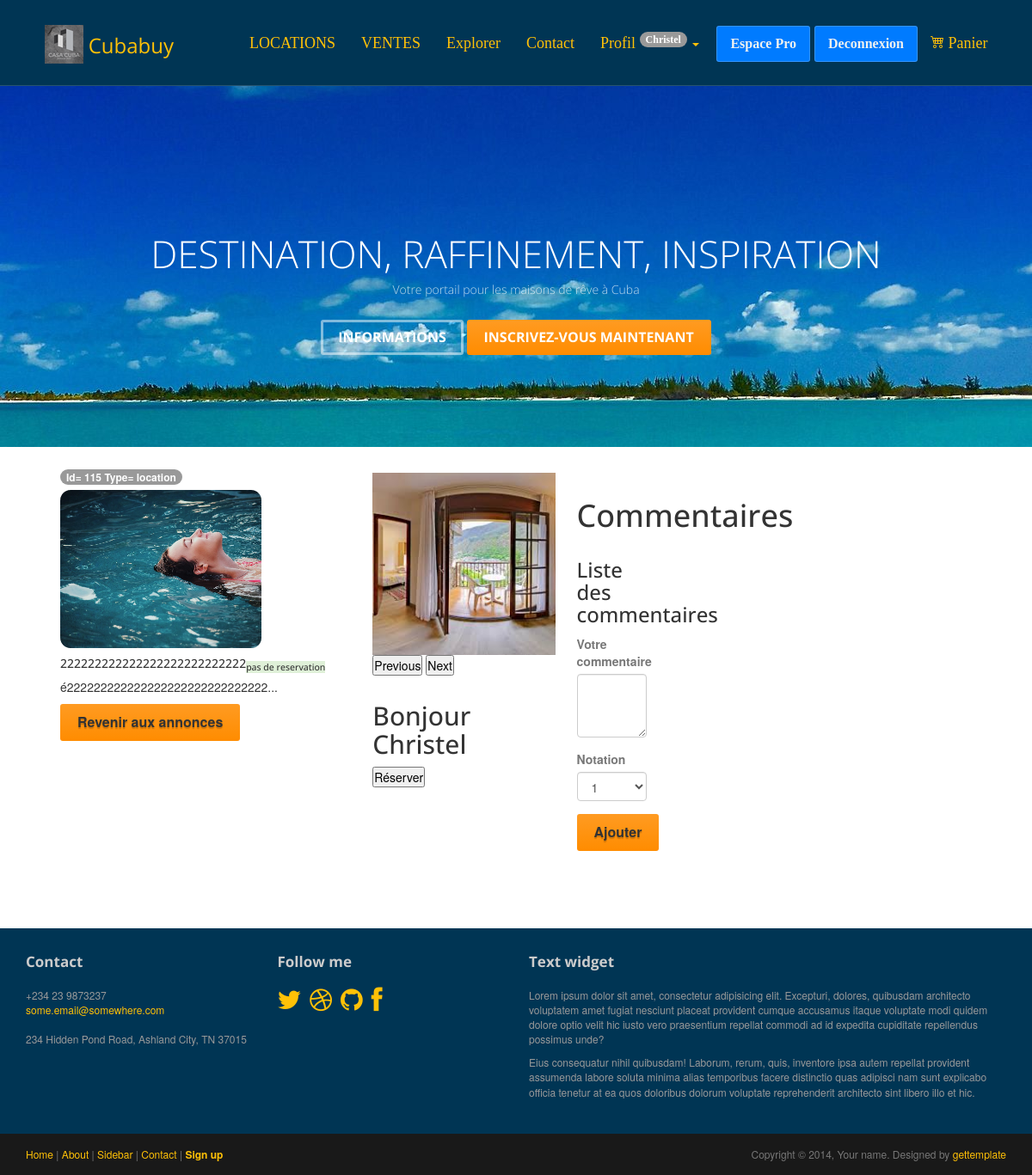
The app's page /showAnnonce.php?annonce=115 (signed in), older data.
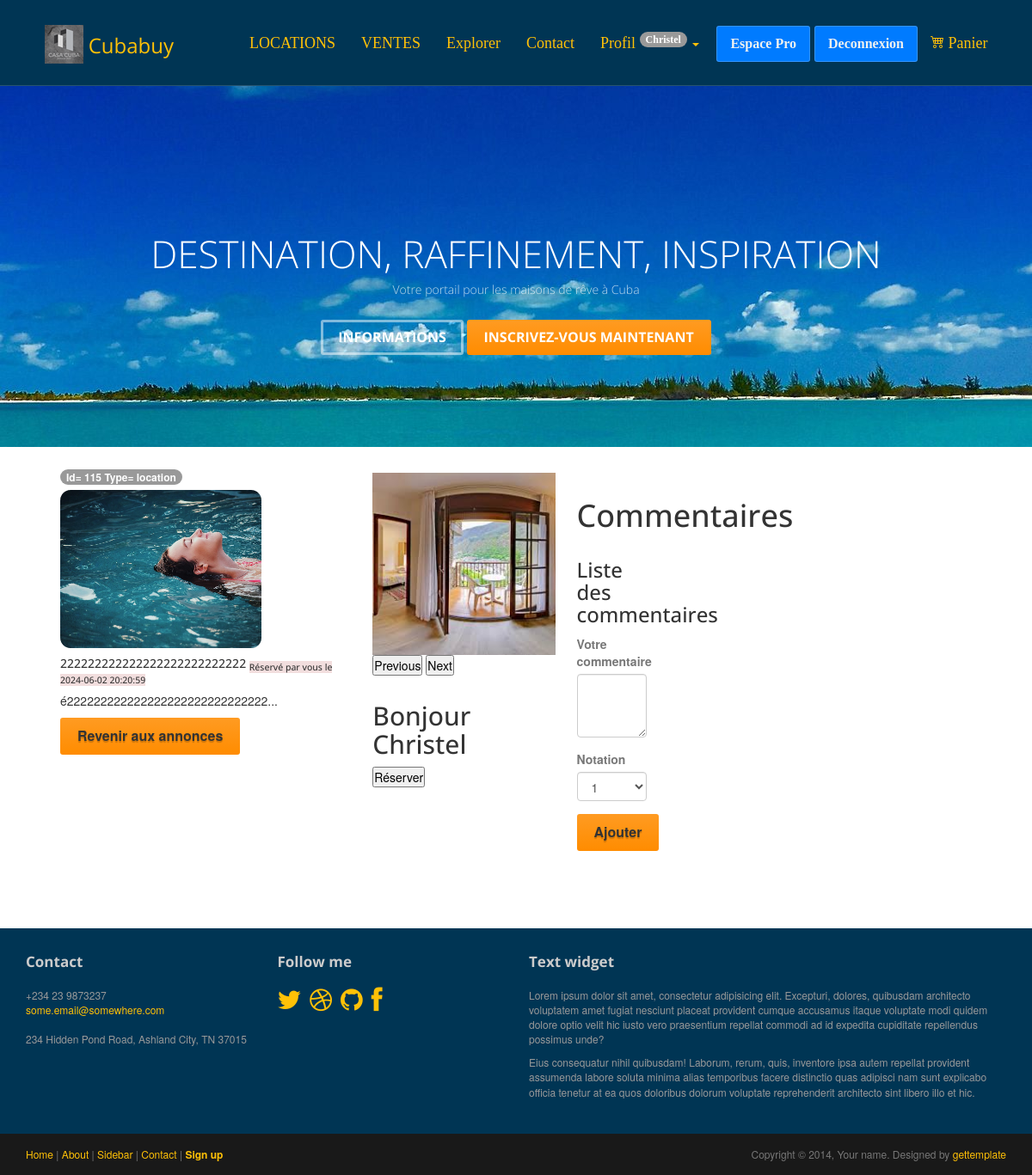
The same page, newer data.
### tables this page shows
CREATE TABLE `advert` (
  `id_advert` int NOT NULL,
  `photo` varchar(255) DEFAULT NULL,
  `title` varchar(100) NOT NULL,
  `description` text NOT NULL,
  `postal_code` varchar(50) NOT NULL,
  `city` varchar(50) NOT NULL,
  `type` enum('achat','location') NOT NULL,
  `price` float NOT NULL,
  `reservation_message` text,
  `is_reserved` tinyint(1) DEFAULT '0',
  `id_advert_image` int DEFAULT NULL
);

CREATE TABLE `reservations` (
  `id_reservation` int NOT NULL,
  `id_annonce` int NOT NULL,
  `id_utilisateur` int NOT NULL,
  `date_reservation` datetime NOT NULL DEFAULT CURRENT_TIMESTAMP,
  `date_arrivee` date NOT NULL,
  `date_depart` date NOT NULL,
  `nombre_personnes` int NOT NULL,
  `etat_reservation` varchar(20) NOT NULL DEFAULT 'en attente'
);

### inc/funtions.inc.php (called while the page is built, shortened)
<?php
function connexionBdd()
{
    $dsn = "mysql:host=" . DBHOST . ";dbname=" . DBNAME . ";charset=utf8";
    try {
        $pdo = new PDO($dsn, DBUSER, DBPASS);
        $pdo->setAttribute(PDO::ATTR_ERRMODE, PDO::ERRMODE_EXCEPTION);
        $pdo->setAttribute(PDO::ATTR_DEFAULT_FETCH_MODE, PDO::FETCH_ASSOC);
    } catch (PDOException $e) {
        die($e->getMessage());
    }
    return $pdo;
}
function showAnonnce($id_advert)
{
    $pdo = connexionBdd();
    $sql = $pdo->prepare("SELECT * FROM advert WHERE id_advert = :id_advert");
    $sql->bindParam(':id_advert', $id_advert);
    $sql->execute();
    $annoce = $sql->fetch();
    return $annoce;
}
function showReservations($id_utilisateur = null)
{
    if(!$id_utilisateur){
        $pdo = connexionBdd();
        $sql = $pdo->prepare("SELECT * FROM reservations");
        $sql->execute();
        $reservation = $sql->fetchAll();
        return $reservation;
    }
    else{
    $pdo = connexionBdd();
    $sql = $pdo->prepare("SELECT * FROM reservations WHERE id_utilisateur  = :id_utilisateur ");
    $sql->bindParam(':id_utilisateur', $id_utilisateur, PDO::PARAM_INT);
    $sql->execute();
    $reservation = $sql->fetchAll();
    return $reservation;
    }
}

### showAnnonce.php (the view, shortened to what the changed rows need)
<?php
require_once "inc/header.inc.php";
$id_advert = $_GET['annonce'];
$annonce = showAnonnce($id_advert);
if (!empty($_SESSION['user'])) {
    $reservations = showReservations($_SESSION['user']['id_user']);
    foreach ($reservations as $reservation) {
        $id_annonce = $reservation['id_annonce'];
        if ($reservation['id_annonce'] == $id_advert) {
            $date_reservation = $reservation['date_reservation'];
            break;
        }
    }
}
?>
<main class="maincontent">
    <section class=" margin-content ">
        <div class="row d-flex justify-content-center m-auto">
            <div class="col-lg-4 col-md-4 col-sm-12 mb-4">
                <div class="card">
                    <div> <sup class="badge rounded-pill text-bg-danger ms-1 fs-16"><?= 'Id= ' .  $annonce['id_advert'] . "  "  . 'Type= ' . $annonce['type'] ?></sup></div>
                    <img src="<?= RACINE_SITE . "assets/img/" . $annonce['photo'] ?>" class="card-img-top" alt="image de <?= $annonce['title']  ?>">
                    <div class="card-body">
                        <?php
                        if (!empty($_SESSION['user'])) {
                            if ($annonce['id_advert'] == $id_annonce) {
                                echo "<h5 class='card-title'>" . $annonce['title'] . " <sub class='bg-danger text-white rounded px-1'>Réservé par vous le $date_reservation</sub></h5>";
                            } else {
                                echo "<h5 class='card-title'>" . $annonce['title'] . "<sub class='bg-success text-white rounded px-1'>pas de reservation</sub></h5>";
                            }
                        } else {
                            echo "<h5 class='card-title'>" . $annonce['title'] . "<sub class='bg-success text-white rounded px-1'></sub></h5>";
                        }
                        ?>
                        <p class="card-text"><?= substr($annonce['description'], 0, 100) ?>...</p>
                        <div class="buttons">
                            <a href="<?= RACINE_SITE ?>explorer.php?annonce=<?= $annonce['id_advert'] ?>" class="btn btn-primary">Revenir aux annonces</a>
                        </div>
                    </div>
                </div>
            </div>
            <div class="col-lg-4 col-md-4 col-sm-12 mb-4 form-group">
                <div class="buttons  ">
                    <?php
                    if (isset($_SESSION['user'])) {
                    ?>
                        <form method="POST" action="<?= ($annonce['type'] == 'location') ? 'reservation_traitement.php' : 'panier.php' ?>?annonce=<?= $annonce['id_advert'] ?>">
                            <?php if ($_SESSION['user']['role'] == 'ROLE_ADMIN') {     ?>
                                <input type="hidden" name="id_advert" value="<?= $annonce['id_advert'] ?>">
                                <?php if ($annonce['type'] == 'location') { ?>
                                    <input type="submit" name="action" value="Réserver" class="btn ">
                                <?php } ?>
                                <?php if ($annonce['type'] == 'achat') { ?>
                                    <input type="submit" name="action" value="Acheter" class="btn ">
                                <?php } ?>
                        </form>
                        <form method="POST">
                            <input type="hidden" name="id_advert" value="<?= $annonce['id_advert'] ?>">
                            <input type="hidden" name="action" value="cancel">
                            <input type="submit" value="Annuler" class="btn btn-secondary">
                        </form>
                        <form method="POST">
                            <input type="hidden" name="id_advert" value="<?= $annonce['id_advert'] ?>">
                            <input type="hidden" name="action" value="delete">
                            <input type="submit" value="Supprimer" class="btn "><?= displaySupTag($_SESSION['user']['role'], $_SESSION['user']) ?>
                        </form>
                        <form method="post" enctype="multipart/form-data">
                            <input type="file" name="image">
                            <button type="submit">Ajouter image</button>
                        </form>
                </div>
            <?php
                            } else {
            ?>
                <div>
                    <h2>Bonjour <?php echo $_SESSION['user']['firstName'] ?></h2>
            <?php
                            }
                        } else {
                            echo "<p class=' '>Pour réserver, veuillez vous <a href='" . RACINE_SITE . "authentification.php'>connecter</a> ou <a href='" . RACINE_SITE . "inscription.php'>inscrire</a>.</p>";
                        }
            ?>
                </div>
                <div class="container col-lg-4 col-md-4 col-sm-12">
                    <h1 class="mt-5">Commentaires</h1>
                    <?php if (!empty($_SESSION['user'])) { ?>
                </div>
            <?php } ?>
            </div>
        </div>
    </section>
</main>
<?php
require_once "inc/footer.inc.php";
?>
</body>
</html>

Row changes from the older to the newer data that the page shows:
added reservations: date_reservation "2024-06-02 20:20:59"
Text that changed along with them:
text no longer shown: "pas de reservation"
text now shown: "Réservé par vous le"
